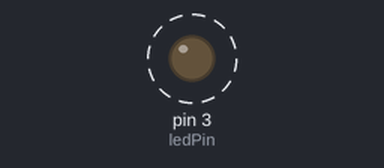
The sketch below on a simulated Arduino Uno, built with avr-gcc and run on an emulated ATmega328P. Parts: output pins drawn as LEDs (lit = HIGH). Dashed ring = blinking.

Above: at 0.5 s.
Timing chart, 0 to 4.6 s (numbered marks = the images above):
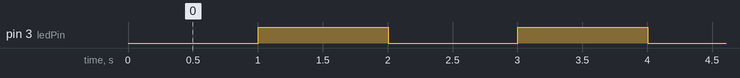

Measured:
- by itself, pin 3 (ledPin): alternates HIGH for 1.0 s and LOW for 1.0 s

The sketch:

Blink.ino
```cpp
const int ledPin = 3;
int ledState = LOW;
long previousMillis = 0; // memorizza il tempo dell’ultimo aggiornamento
		     // long perchè il tempo è in millisecondi
long interval = 1000;    // interval at which to blink (milliseconds)

void setup() {
	pinMode(ledPin, OUTPUT); // metto il piedino in Output
}

void loop(){
	unsigned long currentMillis = millis();
	if(currentMillis - previousMillis > interval) {
		// save the last time you blinked the LED
		previousMillis = currentMillis;
		// se il LED è On mettilo OFF e viceversa:
		if (ledState == LOW)
			ledState = HIGH;
		else
			ledState = LOW;
		digitalWrite(ledPin, ledState);
	}
}
```
